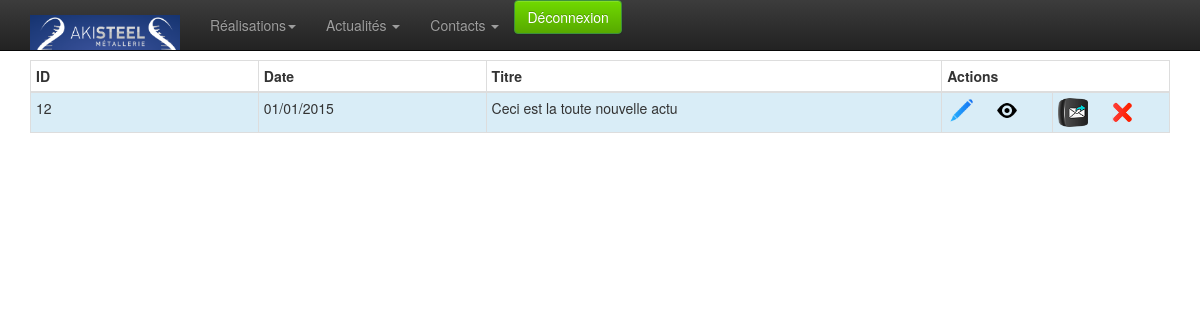
The app's page /admin/newsletter-list.php (signed in) with its own data.
### tables this page shows
CREATE TABLE `newsletter` (
  `id` int(10) unsigned NOT NULL AUTO_INCREMENT,
  `date` datetime DEFAULT NULL,
  `titre` varchar(250) DEFAULT NULL,
  `bas_page` text,
  PRIMARY KEY (`id`)
);

### admin/classes/StorageManager.php (called while the page is built, shortened)
<?php
class StorageManager{
	protected function dbConnect() {
		try {
			$this->mysqli = new mysqli ( DBHOST, DBUSER, DBPASSWD, DBNAME ) ;
		} catch (Exception $e) {
			throw new Exception("Erreur Connexion DB ". $e->getMessage());
		}
	}
}
?>

### admin/classes/Newsletter.php (called while the page is built, shortened)
<?php
require_once("StorageManager.php");
class Newsletter extends StorageManager {
	public function newsletterGet($id){
		if (!isset($id)){
			$requete = "SELECT * FROM `newsletter` ORDER BY `date` DESC" ;
		} else {
			$requete = "SELECT * FROM `newsletter` WHERE `id_newsletter`=". $id ;
		}
		$new_array = null;
		$result = mysqli_query($this->mysqli,$requete);
		while( $row = mysqli_fetch_assoc( $result)){
			$new_array[] = $row;
		}
		return $new_array;
	}
}

### admin/classes/utils.php (called while the page is built, shortened)
<?
	function traitement_datetime_affiche($date) {
		if ( $date != "" ) {
			$tab = explode(" ", $date);
			$tab2 = explode("-", $tab[0]);
		   	return $tab2[2] . "/" . $tab2[1] . "/" . $tab2[0] ;
		}
		else
			return "";
	}
?>

### admin/newsletter-list.php (the view, shortened to what this page needs)
<?php include_once 'classes/utils.php';?>
<?php
require 'classes/Newsletter.php';
	$newsletter = new Newsletter();
	$result = $newsletter->newsletterGet(null);
?>
<!doctype html>
<html class="no-js" lang="en">
<head>
	<?php include_once 'inc-meta.php';?>
</head>
<body>
	<?php require_once 'inc-menu.php';?>
	<div class="container">
		<div class="row">
			<div class="col-xs-12 col-sm-12 col-md-12">
				<table class="table table-hover table-bordered table-condensed table-striped" >
					<thead>
						<tr>
							<th class="col-md-1" style="">
								ID
							</th>
							<th class="col-md-1" style="">
								Date
							</th>
							<th class="col-md-2" style="">
								Titre
							</th>
							<th class="col-md-1" colspan="2" style="">
								Actions
							</th>
						</tr>
					</thead>
					<tbody>
						<?php
						if (!empty($result)) {
							$i=0;
							foreach ($result as $value) {
							$i++;
							?>
							<tr class="<?php if ($i%2!=0) echo 'info'?>">
								<td><?php echo $value['id']?></td>
								<td><?php echo traitement_datetime_affiche($value['date'])?></td>
								<td><?php echo $value['titre']?></td>
								<td><a href="newsletter-edit.php?id=<?php echo $value['id'] ?>"><img src="img/modif.png" width="30" alt="Modifier" ></a>&nbsp;&nbsp;&nbsp;&nbsp;
								<img src="img/eye.png" width="20" alt="preview" onclick="openPreview('<?php echo $value['id']?>')"> </td>
								<td>
								 <a href="newsletter-send.php?id=<?php echo $value['id'] ?>"><img src="img/env.png" width="30" alt="Supprimer"></a> &nbsp;&nbsp;&nbsp;&nbsp;
								<img src="img/del.png" width="20" alt="Supprimer" oncli="$('.supp<?php echo $value['id']?>').css('display', 'block');"> </td>
							</tr>
							<?php } ?>
						<?php } ?>
					</tbody>
				</table>
			</div>
		</div>
	</div>
</body>
</html>

### admin/css/style.css (style rules this page uses)
body { padding-top: 60px; padding-bottom: 40px; }

### records on screen
newsletter: id "12", date "01/01/2015", titre "Ceci est la toute nouvelle actu"
